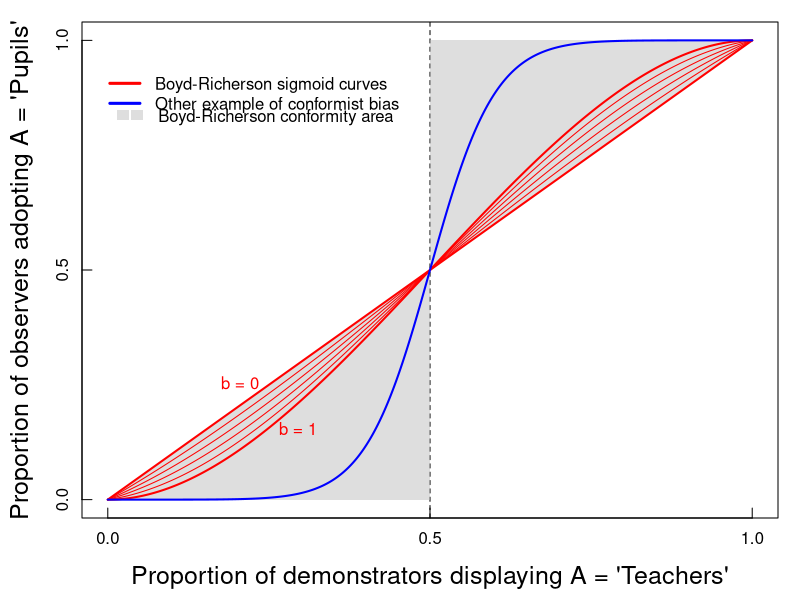
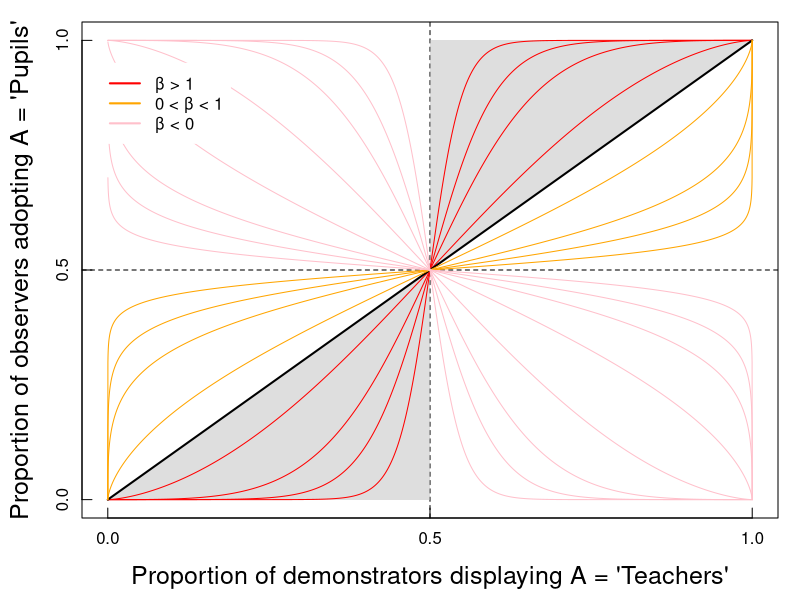
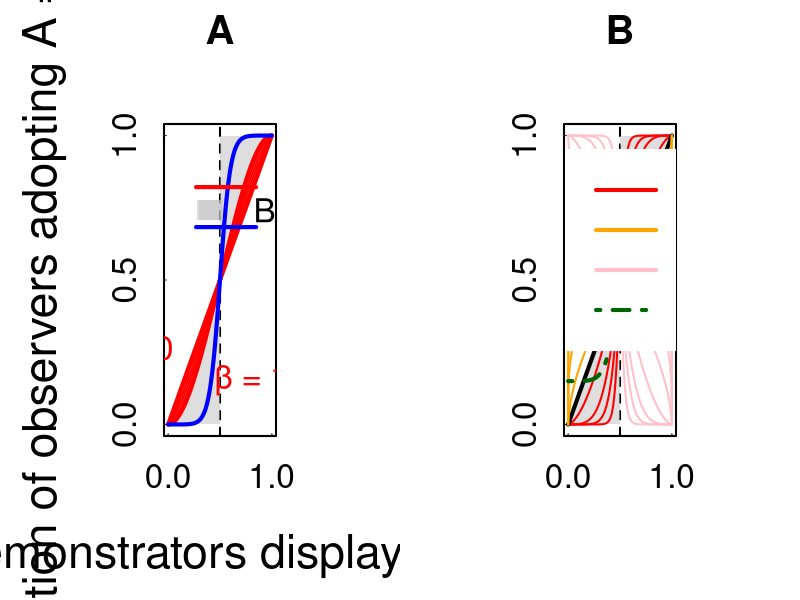

Write the R code that produced these figures, in order.



###################################
### GRAPHS FOR CONFORMITY PAPER ###
###################################

q <- seq(0, 1, length=5000)

### GRAPH 1a: BOYD & RICHERSON CONFORMITY CURVES

pdf("~/Documents/GitHub/project-conformity/conformity_graphs/fig1a.pdf")

	layout(1)
	par(mgp=c(2.5,.5,0), mar=c(4,4,1,1)+0.1)

	# Plot frame with random copying as baseline
	plot(q, q, type="n",						# random copying
		xaxp=c(0,1,2), yaxp=c(0,1,2), tck=.02,
		cex.lab=1.5,
		xlab="Proportion of demonstrators displaying A = 'Teachers'",
		ylab="Proportion of observers adopting A = 'Pupils'")
	abline(v = 1/2, lty="dashed")		# vertical line at x = .5
	
	# Fill conformity areas
	polygon(x = c(0, 1/2, 1/2), y = c(0, 0, 1/2), col=adjustcolor("gray", alpha.f=.5), border=NA)
	polygon(x = c(1, 1/2, 1/2), y = c(1, 1, 1/2), col=adjustcolor("gray", alpha.f=.5), border=NA)
	
	# Sigmoid curves
	B <- 1:4/5
	for (β in B) lines(q, q + β*q*(1-q)*(2*q-1), col="red", lwd=1)
	lines(q, q + 0*q*(1-q)*(2*q-1), col="red", lwd=2)
	lines(q, q + 1*q*(1-q)*(2*q-1), col="red", lwd=2)
	
	# Other example of conformist bias
	lines(q, q^5/(q^5 + (1-q)^5), col="blue", lwd=2)
	
	# Legend
	legend(-.02, .95, bty="n",
		legend=c("Boyd-Richerson sigmoid curves", "Other example of conformist bias"),
		col=c("red", "blue"),
		lwd=c(3,3),
		lty=c(1,1)
		)
	legend(-.009, .88, bty="n",		
		legend="",
		fill=adjustcolor("gray", alpha.f=.5),
		border=NA
		)
	legend(.013, .88, bty="n",		# x+0.22
		legend="Boyd-Richerson conformity area",
		fill=adjustcolor("gray", alpha.f=.5),
		border=NA
		)
	text(.25, .25, "b = 0", col="red", pos=2)
	text(.25, .15, "b = 1", col="red", pos=4)

dev.off()

	
### GRAPH 1b: LOGISTIC CONFORMITY CURVES

pdf("~/Documents/GitHub/project-conformity/conformity_graphs/fig1b.pdf")

	layout(1)
	par(mgp=c(2.5,.5,0), mar=c(4,4,1,1)+0.1)

	# Plot frame with random copying as baseline
	plot(q, q, type="n",						# random copying
		xaxp=c(0,1,2), yaxp=c(0,1,2), tck=.02,
		cex.lab=1.5,
		xlab="Proportion of demonstrators displaying A = 'Teachers'",
		ylab="Proportion of observers adopting A = 'Pupils'")
	abline(v = 1/2, lty="dashed")		# vertical line at x = .5
	abline(h = 1/2, lty="dashed")		# horizontal line at y = .5
	
	# Fill conformity areas
	polygon(x = c(0, 1/2, 1/2), y = c(0, 0, 1/2), col=adjustcolor("gray", alpha.f=.5), border=NA)
	polygon(x = c(1, 1/2, 1/2), y = c(1, 1, 1/2), col=adjustcolor("gray", alpha.f=.5), border=NA)
	
	# Sigmoid curves
	B <- c(1.5, 3, 5, 10) ; for (β in B) lines(q, q^β/(q^β + (1-q)^β), col="red", lwd=1)
	β  <- 1 ; lines(q, q^β/(q^β + (1-q)^β), col="black", lwd=2)
	B <- 1/c(1.5, 3, 5, 10) ; for (β in B) lines(q, q^β/(q^β + (1-q)^β), col="orange", lwd=1)
	B <- -c(1/c(1.5, 3, 5, 10), c(1.5, 3, 5, 10)) ; for (β in B) lines(q, q^β/(q^β + (1-q)^β), col="pink", lwd=1)
	
	# Legend
	legend(-.02, .95, bg="white", box.col="white",
		legend=c("β > 1", "0 < β < 1", "β < 0"),
		col=c("red", "orange", "pink"),
		lwd=c(2,2,2),
		lty=c(1,1,1)
		)

dev.off()


### FIGURE 1: BOTH GRAPHS SIDE BY SIDE

png("~/Documents/GitHub/project-conformity/conformity_graphs/fig1.png", width=2*2*480, height=2*480)

	layout(matrix(1:2, nrow=1, ncol=2, byrow=T))
	par(mgp=c(2.5,.5,0), mar=c(4,4,3,3)+0.1, cex=2, lwd=2)
	
	# Plot frame with random copying as baseline
	plot(q, q, type="n",						# random copying
		xaxp=c(0,1,2), yaxp=c(0,1,2), tck=.02,
		cex.lab=1.4,
		xlab="Proportion of demonstrators displaying A = 'Teachers'",
		ylab="Proportion of observers adopting A = 'Pupils'")
	abline(v = 1/2, lty="dashed")		# vertical line at x = .5
	
	# Fill conformity areas
	polygon(x = c(0, 1/2, 1/2), y = c(0, 0, 1/2), col=adjustcolor("gray", alpha.f=.5), border=NA)
	polygon(x = c(1, 1/2, 1/2), y = c(1, 1, 1/2), col=adjustcolor("gray", alpha.f=.5), border=NA)
	
	# Sigmoid curves
	B <- 1:4/5
	for (β in B) lines(q, q + β*q*(1-q)*(2*q-1), col="red", lwd=2)
	lines(q, q + 0*q*(1-q)*(2*q-1), col="red", lwd=4)
	lines(q, q + 1*q*(1-q)*(2*q-1), col="red", lwd=4)
	
	# Other example of conformist bias
	lines(q, q^5/(q^5 + (1-q)^5), col="blue", lwd=4)
	
	# Legend
	legend(-.02, .96, bty="n",
		legend=c("Boyd-Richerson sigmoid curves", "Other example of conformist bias"),
		col=c("red", "blue"),
		lwd=c(4,4),
		lty=c(1,1)
		)
	legend(-.009, .88, bty="n",		
		legend="",
		fill=adjustcolor("gray", alpha.f=.5),
		border=NA
		)
	legend(.013, .88, bty="n",		# x+0.22
		legend="Boyd-Richerson conformity area",
		fill=adjustcolor("gray", alpha.f=.5),
		border=NA
		)
	text(.25, .25, "β = 0", col="red", pos=2)
	text(.25, .15, "β = 1", col="red", pos=4)
	title("A", line=2)
	
	# Plot frame with random copying as baseline
	plot(q, q, type="n",						# random copying
		xaxp=c(0,1,2), yaxp=c(0,1,2), tck=.02,
		cex.lab=1.4,
		xlab="",
		ylab="")
	abline(v = 1/2, lty="dashed")		# vertical line at x = .5
	abline(h = 1/2, lty="dashed")		# horizontal line at y = .5
	
	# Fill conformity areas
	polygon(x = c(0, 1/2, 1/2), y = c(0, 0, 1/2), col=adjustcolor("gray", alpha.f=.5), border=NA)
	polygon(x = c(1, 1/2, 1/2), y = c(1, 1, 1/2), col=adjustcolor("gray", alpha.f=.5), border=NA)
	
	# Sigmoid curves
	B <- c(1.5, 3, 5, 10) ; for (β in B) lines(q, q^β/(q^β + (1-q)^β), col="red", lwd=2)
	β  <- 1 ; lines(q, q^β/(q^β + (1-q)^β), col="black", lwd=4)
	B <- 1/c(1.5, 3, 5, 10) ; for (β in B) lines(q, q^β/(q^β + (1-q)^β), col="orange", lwd=2)
	B <- -c(1/c(1.5, 3, 5, 10), c(1.5, 3, 5, 10)) ; for (β in B) lines(q, q^β/(q^β + (1-q)^β), col="pink", lwd=2)
	
	# Sigmoid curve with error rate
	α <- .3 ; β  <- 4
	lines(q, α/2 + (1-α)*q^β/(q^β + (1-q)^β), col="dark green", lwd=4, lty=4)
	
	# Legend
	legend(-.02, .95, bg="white", box.col="white",
		legend=c("β > 1", "0 < β < 1", "β < 0", "β > 1 with error rate"),
		col=c("red", "orange", "pink", "dark green"),
		lwd=2*c(2,2,2,2),
		lty=c(1,1,1,4)
		)
	title("B", line=2)

dev.off()



























	
	
	
